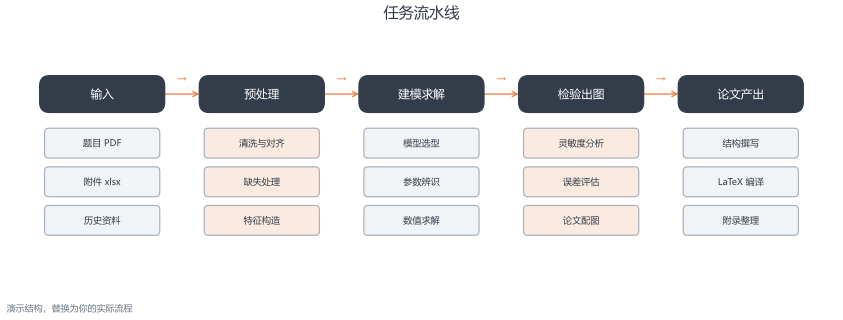

Write Python code to recreate this figure.
"""Horizontal task pipeline (横版任务流水线图).

A left-to-right pipeline where each stage block carries its sub-steps, used for the
"how the work was carried out" figure or a code/data-flow description. The horizontal
layout fits the top of a page better than the vertical roadmap when there are four or
fewer stages.

Run directly::

    uv run --with matplotlib python horizontal_pipeline.py -o out/pipeline.pdf
"""

from __future__ import annotations

import argparse
import sys
from pathlib import Path

sys.path.insert(0, str(Path(__file__).resolve().parent.parent))

from _style import (  # noqa: E402
    BLOCK_FILL,
    BLOCK_FILL_ACCENT,
    PALETTE,
    apply_style,
    arrow,
    block,
    diagram_axes,
    enable_utf8_stdout,
    resolve_cjk_font,
    save_figure,
    title_and_note,
)

ZH_STAGES = [
    ("输入", ["题目 PDF", "附件 xlsx", "历史资料"]),
    ("预处理", ["清洗与对齐", "缺失处理", "特征构造"]),
    ("建模求解", ["模型选型", "参数辨识", "数值求解"]),
    ("检验出图", ["灵敏度分析", "误差评估", "论文配图"]),
    ("论文产出", ["结构撰写", "LaTeX 编译", "附录整理"]),
]

EN_STAGES = [
    ("Input", ["Problem PDF", "Attachments", "References"]),
    ("Prepare", ["Clean and align", "Missing values", "Features"]),
    ("Model", ["Selection", "Calibration", "Solve"]),
    ("Validate", ["Sensitivity", "Error metrics", "Figures"]),
    ("Output", ["Write up", "Compile LaTeX", "Appendix"]),
]


def main() -> int:
    parser = argparse.ArgumentParser(description=__doc__)
    parser.add_argument("-o", "--output", default="out/pipeline.pdf")
    parser.add_argument("--lang", choices=["auto", "zh", "en"], default="auto")
    args = parser.parse_args()
    enable_utf8_stdout()

    try:
        import matplotlib.pyplot as plt
    except ImportError as exc:
        print(f"matplotlib is required: {exc}", file=sys.stderr)
        return 2

    use_zh = args.lang == "zh" or (args.lang == "auto" and resolve_cjk_font() is not None)
    stages = ZH_STAGES if use_zh else EN_STAGES
    title = "任务流水线" if use_zh else "Task pipeline"
    note = "演示结构，替换为你的实际流程" if use_zh else "Demo structure — replace with your own"

    apply_style()
    fig, ax = diagram_axes(figsize=(8.6, 3.4))

    count = len(stages)
    margin = 0.4
    stage_width = 1.52
    gap = 0.42
    header_height = 0.42
    step_height = 0.34
    step_gap = 0.1

    steps = max(len(items) for _name, items in stages)
    body_height = steps * step_height + (steps - 1) * step_gap
    total_height = header_height + 0.18 + body_height
    top = total_height

    for index, (name, items) in enumerate(stages):
        x = margin + index * (stage_width + gap)

        # Stage header.
        block(
            ax,
            x,
            top - header_height,
            stage_width,
            header_height,
            name,
            fill=PALETTE["primary"],
            edge=PALETTE["primary"],
            text_color="#FFFFFF",
            fontsize=8.4,
        )

        # Sub-steps stacked underneath.
        for step_index, item in enumerate(items):
            y = top - header_height - 0.18 - (step_index + 1) * step_height - step_index * step_gap
            block(
                ax,
                x + 0.06,
                y,
                stage_width - 0.12,
                step_height,
                item,
                fill=BLOCK_FILL_ACCENT if index in (1, 3) else BLOCK_FILL,
                edge=PALETTE["tertiary"],
                fontsize=6.6,
                radius=0.05,
            )

        # Hand-off arrow to the next stage.
        if index < count - 1:
            arrow(
                ax,
                (x + stage_width, top - header_height / 2),
                (x + stage_width + gap, top - header_height / 2),
                color=PALETTE["accent"],
            )
            ax.text(
                x + stage_width + gap / 2,
                top - header_height / 2 + 0.1,
                "→" if use_zh else "",
                ha="center",
                va="bottom",
                fontsize=7,
                color=PALETTE["accent"],
            )

    ax.set_xlim(0, margin * 2 + count * stage_width + (count - 1) * gap)
    ax.set_ylim(-0.4, top + 0.5)
    title_and_note(ax, title, note)

    fig.tight_layout()
    written = save_figure(fig, args.output)
    plt.close(fig)
    for path in written:
        print(f"wrote {path}")
    print(f"{count} stages, up to {steps} steps each")
    return 0


if __name__ == "__main__":
    raise SystemExit(main())
